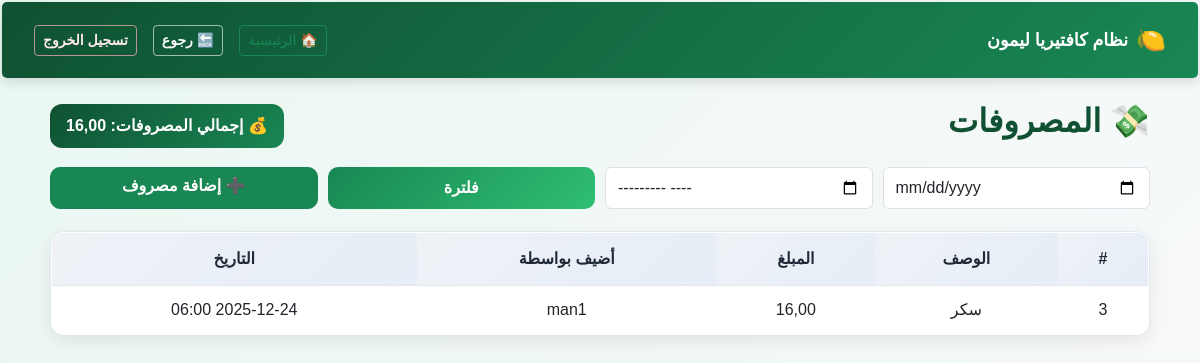
Page /expenses/ (signed in) on the committed database.
### expenses/models.py (models this page shows, shortened)
class Expense(models.Model):
    description = models.CharField(max_length=100)
    amount = models.DecimalField(max_digits=10, decimal_places=2)
    created_by = models.ForeignKey(
        settings.AUTH_USER_MODEL,
        on_delete=models.CASCADE
    )
    created_at = models.DateTimeField(auto_now_add=True)

### staff/models.py (models this page shows, shortened)
class CustomUser(AbstractUser):
    ROLES = (
        ('manager', 'مدير'),
        ('cashier', 'كاشير'),
        ('staff', 'موظف'),
    )
    role = models.CharField(max_length=20, choices=ROLES, default='staff')
    full_name = models.CharField(max_length=150)
    phone_number = models.CharField(max_length=20, blank=True)
    location = models.CharField(max_length=255, blank=True)
    manager_pin = models.CharField(
        max_length=128,
        blank=True,
        null=True,
        verbose_name="رمز المدير"
    )

### expenses/views.py (the view)
# urls.py: path('', views.expense_list, name='list'),
@user_passes_test(is_manager)
def expense_list(request):
    expenses = Expense.objects.all().order_by('-created_at')
    day = request.GET.get('day')
    month = request.GET.get('month')
    if day:
        day = datetime.strptime(day, "%Y-%m-%d").date()
        expenses = expenses.filter(created_at__date=day)
    elif month:
        month = datetime.strptime(month, "%Y-%m").date()
        expenses = expenses.filter(
            created_at__year=month.year,
            created_at__month=month.month
        )
    else:
        expenses = expenses.filter(created_at__date=now().date())
    total_expenses = sum(e.amount for e in expenses)
    return render(request, 'expenses/expense_list.html', {
        'expenses': expenses,
        'total_expenses': total_expenses
    })

### pos_system/utils.py (called while the page is built)
def is_manager(user):
    return user.is_authenticated and user.role == 'manager'

### templates/expenses/expense_list.html (shortened to what this page needs)
{% extends "base.html" %}
{% load static %}
{% block extra_css %}
<link rel="stylesheet" href="{% static 'css/expenses-list.css' %}">
{% endblock %}
{% block content %}
<div class="expenses-page">
    <div class="expenses-header">
        <h2>💸 المصروفات</h2>
        <div class="expenses-total">
            💰 إجمالي المصروفات: <strong>{{ total_expenses }}</strong>
        </div>
    </div>
    <form method="get" class="expenses-filter">
        <input type="date" name="day" class="form-control">
        <input type="month" name="month" class="form-control">
        <button class="btn btn-primary">
            فلترة
        </button>
        <a href="{% url 'expenses:add' %}" class="btn btn-success">
            ➕ إضافة مصروف
        </a>
    </form>
    <div class="table-wrapper">
        <table class="expenses-table">
            <thead>
                <tr>
                    <th>#</th>
                    <th>الوصف</th>
                    <th>المبلغ</th>
                    <th>أضيف بواسطة</th>
                    <th>التاريخ</th>
                </tr>
            </thead>
            <tbody>
            {% for expense in expenses %}
                <tr>
                    <td>{{ expense.id }}</td>
                    <td>{{ expense.description }}</td>
                    <td>{{ expense.amount }}</td>
                    <td>{{ expense.created_by.full_name|default:expense.created_by.username }}</td>
                    <td>{{ expense.created_at|date:"Y-m-d H:i" }}</td>
                </tr>
            {% empty %}
                <tr>
                    <td colspan="5" class="empty-row">
                        لا توجد مصروفات
                    </td>
                </tr>
            {% endfor %}
            </tbody>
        </table>
    </div>
</div>
{% endblock %}

### static/css/style.css (style rules this page uses)
:root { --green-dark: #0f5132; --green-main: #198754; --green-light: #d1e7dd; --green-soft: #e9f7f1; --text-dark: #212529; --white: #ffffff; --accent-dark: #1f2a37; --accent-main: #334155; --accent-soft: #eef2f7; --border-soft: #e2e8f0; }
body { direction: rtl; font-family: "Cairo", sans-serif; background: linear-gradient(135deg, #e9f7f1, #f8f9fa); padding: 2px; color: var(--text-dark); }
input, select { border-radius: 10px; border: 1px solid var(--green-light); padding: 10px; font-family: "Cairo", sans-serif; }
table { width: 100%; border-collapse: collapse; background: var(--white); border-radius: 12px; overflow: hidden; border: 1px solid var(--border-soft); }
th { background: linear-gradient(135deg, var(--accent-soft), #e6edf6); color: var(--accent-dark); padding: 12px; font-weight: 800; border-bottom: 1px solid var(--border-soft); }
td { padding: 10px; border-bottom: 1px solid var(--border-soft); }
tr:last-child td { border-bottom: none; }

### static/css/expenses-list.css (style rules this page uses)
.expenses-page { max-width: 1100px; margin: auto; padding-bottom: 20px; }
.expenses-header { display: flex; justify-content: space-between; align-items: center; gap: 12px; margin-bottom: 18px; flex-wrap: wrap; }
.expenses-header h2 { font-weight: 900; color: var(--green-dark); }
.expenses-total { background: linear-gradient(135deg, var(--green-dark), var(--green-main)); color: #fff; padding: 10px 16px; border-radius: 12px; font-weight: 800; white-space: nowrap; }
.expenses-filter { display: grid; grid-template-columns: repeat(4, minmax(0, 1fr)); gap: 10px; margin-bottom: 22px; }
.expenses-filter input { width: 100%; }
.expenses-filter .btn { width: 100%; height: 42px; font-weight: 700; border-radius: 10px; }
.expenses-filter .btn-primary { background: linear-gradient(135deg, var(--green-main), #2fbf71); border: none; }
.table-wrapper { background: var(--white); border-radius: 14px; border: 1px solid var(--border-soft); box-shadow: 0 6px 18px rgba(0,0,0,0.08); overflow-x: auto; }
.expenses-table { width: 100%; min-width: 700px; border-collapse: collapse; }
.expenses-table thead { background: linear-gradient(135deg, var(--accent-soft), #e6edf6); }
.expenses-table th { padding: 14px; font-weight: 900; color: var(--accent-dark); border-bottom: 1px solid var(--border-soft); text-align: center; white-space: nowrap; }
.expenses-table td { padding: 12px; border-bottom: 1px solid var(--border-soft); text-align: center; }
.expenses-table tr:last-child td { border-bottom: none; }

### rows in the picture
Expense: id "3", description "سكر", amount "16,00", created_by.full_name "man1", created_at "2025-12-24 06:00"

### other values in the picture
{{ total_expenses }} "16,00"
